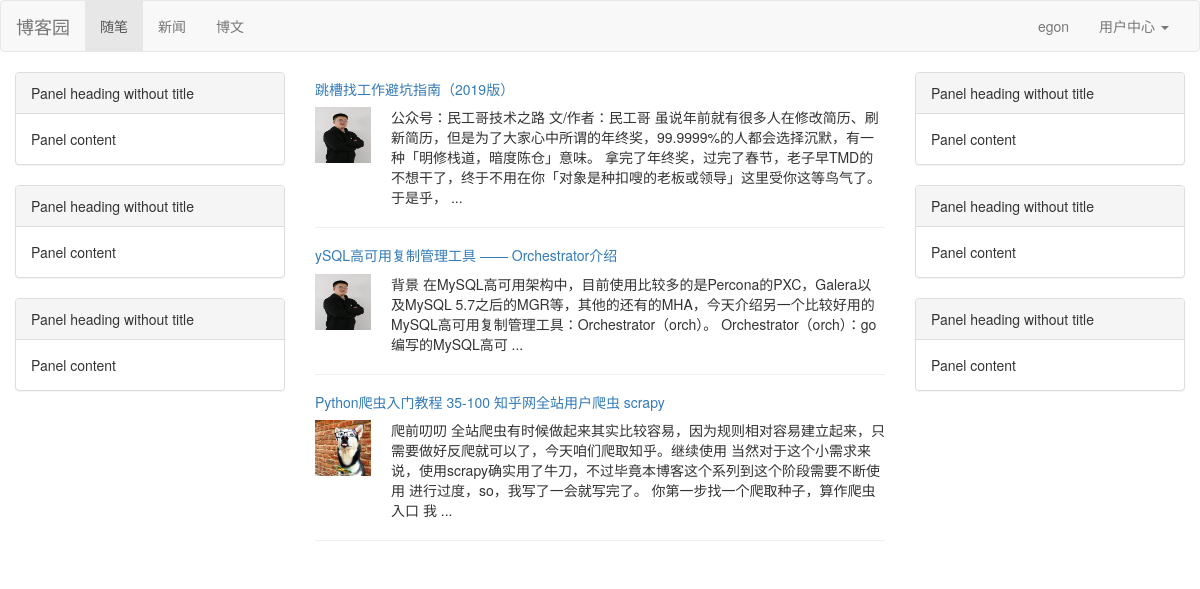
Screenshot of /index/ (signed in) with the database file from the repository.
### blog/models.py (models this page shows, shortened)
class UserInfo(AbstractUser):
    nid = models.AutoField(primary_key=True)
    telephone = models.CharField(max_length=11, null=True, unique=True)
    avatar = models.FileField(upload_to='avatars/', default="/avatars/default.png")
    create_time = models.DateTimeField(verbose_name='创建时间', auto_now_add=True)
    blog = models.OneToOneField(to='Blog', to_field='nid', null=True, on_delete=models.CASCADE)

class Article(models.Model):
    nid = models.AutoField(primary_key=True)
    title = models.CharField(max_length=50, verbose_name='文章标题')
    desc = models.CharField(max_length=255, verbose_name='文章描述')
    create_time = models.DateTimeField(verbose_name='创建时间', auto_now_add=True)
    content = models.TextField()
    comment_count = models.IntegerField(default=0)
    up_count = models.IntegerField(default=0)
    down_count = models.IntegerField(default=0)
    user = models.ForeignKey(verbose_name='作者', to='UserInfo', to_field='nid', on_delete=models.CASCADE)
    category = models.ForeignKey(to='Category', to_field='nid', null=True, on_delete=models.CASCADE)
    tags = models.ManyToManyField(
        to="Tag",
        through='Article2Tag',
        through_fields=('article', 'tag'),
    )

### blog/views.py (the view)
# urls.py: path('index/', views.index, name='index'),
def index(request):
    article_list = models.Article.objects.all()
    return render(request, 'blog/index.html', {"article_list": article_list})

### templates/blog/index.html (shortened to what this page needs)
<!DOCTYPE html>
<html lang="en">
<head>
    <link rel="stylesheet" href="/static/css/bootstrap.min.css">
</head>
<body>
{% load staticfiles %}
<nav class="navbar navbar-default">
    <div class="container-fluid">
        <div class="navbar-header">
            <a class="navbar-brand" href="#">博客园</a>
        </div>
        <div class="collapse navbar-collapse" id="bs-example-navbar-collapse-1">
            <ul class="nav navbar-nav">
                <li class="active"><a href="#">随笔 <span class="sr-only">(current)</span></a></li>
                <li><a href="#">新闻</a></li>
                <li><a href="#">博文</a></li>
            </ul>
            <ul class="nav navbar-nav navbar-right">
                {% if request.user.is_authenticated %}
                    <li><a href="#">{{ request.user.username }}</a></li>
                    <li class="dropdown">
                        <a href="#" class="dropdown-toggle" data-toggle="dropdown" role="button" aria-haspopup="true"
                           aria-expanded="false">用户中心 <span class="caret"></span></a>
                    </li>
                {% else %}
                    <li><a href="/login/">登录</a></li>
                    <li><a href="/register/">注册</a></li>
                {% endif %}
            </ul>
        </div>
    </div>
</nav>
<div class="container-fluid">
    <div class="row">
        <div class="col-md-3">
            <div class="panel panel-default">
                <div class="panel-heading">Panel heading without title</div>
                <div class="panel-body">
                    Panel content
                </div>
            </div>
            <div class="panel panel-default">
                <div class="panel-heading">Panel heading without title</div>
                <div class="panel-body">
                    Panel content
                </div>
            </div>
            <div class="panel panel-default">
                <div class="panel-heading">Panel heading without title</div>
                <div class="panel-body">
                    Panel content
                </div>
            </div>
        </div>
        <div class="col-md-6">
            <div class="aritcle_list">
                {% for article in article_list %}
                    <div class="article-item">
                        <h5><a href="">{{ article.title }}</a></h5>
                        <div class="article-desc">
                    <span class="media-left">
                        <a href=""><img width="56" height="56" src="media/{{ article.user.avatar }}" alt=""></a>
                    </span>
                            <span class="media-right">
                        {{ article.desc }}
                    </span>
                        </div>
                    </div>
                    <hr>
                {% endfor %}
            </div>
        </div>
        <div class="col-md-3">
            <div class="panel panel-default">
                <div class="panel-heading">Panel heading without title</div>
                <div class="panel-body">
                    Panel content
                </div>
            </div>
            <div class="panel panel-default">
                <div class="panel-heading">Panel heading without title</div>
                <div class="panel-body">
                    Panel content
                </div>
            </div>
            <div class="panel panel-default">
                <div class="panel-heading">Panel heading without title</div>
                <div class="panel-body">
                    Panel content
                </div>
            </div>
        </div>
    </div>
</div>
</body>
</html>

### rows the page displays
UserInfo: user.username "egon"
Article: title "跳槽找工作避坑指南（2019版）", user.avatar (picture), desc "公众号：民工哥技术之路 文/作者：民工哥 虽说年前就有很多人在修改简历、刷新简历，但是为了大家心中所谓的年终奖，99.9999%的人都会选择沉默，有一种「明修栈道，暗度陈仓」意味。 拿完了年终奖，过完了春节，老子早TMD的不想干了，终于不用在你「对象是种扣嗖的老板或领导」这里受你这等鸟气了。于是乎， ..."
Article: title "ySQL高可用复制管理工具 —— Orchestrator介绍", user.avatar (picture), desc "背景 在MySQL高可用架构中，目前使用比较多的是Percona的PXC，Galera以及MySQL 5.7之后的MGR等，其他的还有的MHA，今天介绍另一个比较好用的MySQL高可用复制管理工具：Orchestrator（orch）。 Orchestrator（orch）：go编写的MySQL高可 ..."
Article: title "Python爬虫入门教程 35-100 知乎网全站用户爬虫 scrapy", user.avatar (picture), desc "爬前叨叨 全站爬虫有时候做起来其实比较容易，因为规则相对容易建立起来，只需要做好反爬就可以了，今天咱们爬取知乎。继续使用 当然对于这个小需求来说，使用scrapy确实用了牛刀，不过毕竟本博客这个系列到这个阶段需要不断使用 进行过度，so，我写了一会就写完了。 你第一步找一个爬取种子，算作爬虫入口 我 ..."
